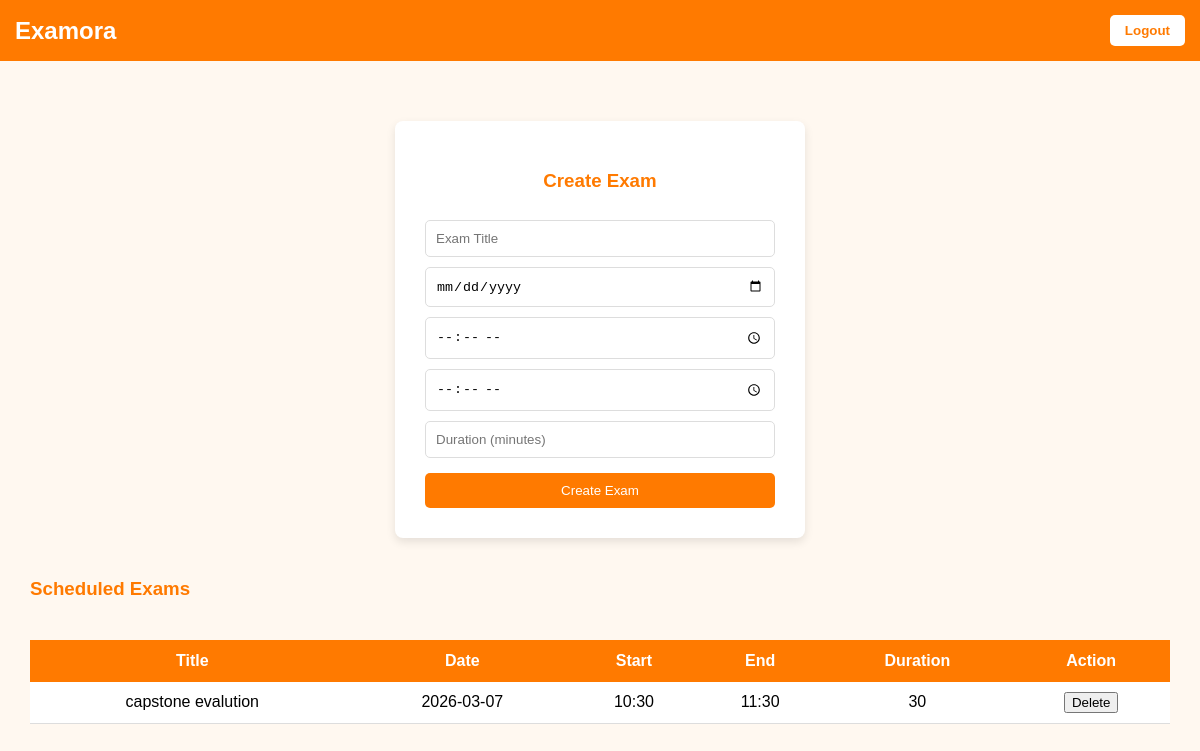
/admin-dashboard (signed in), run on an earlier commit of the app's database.
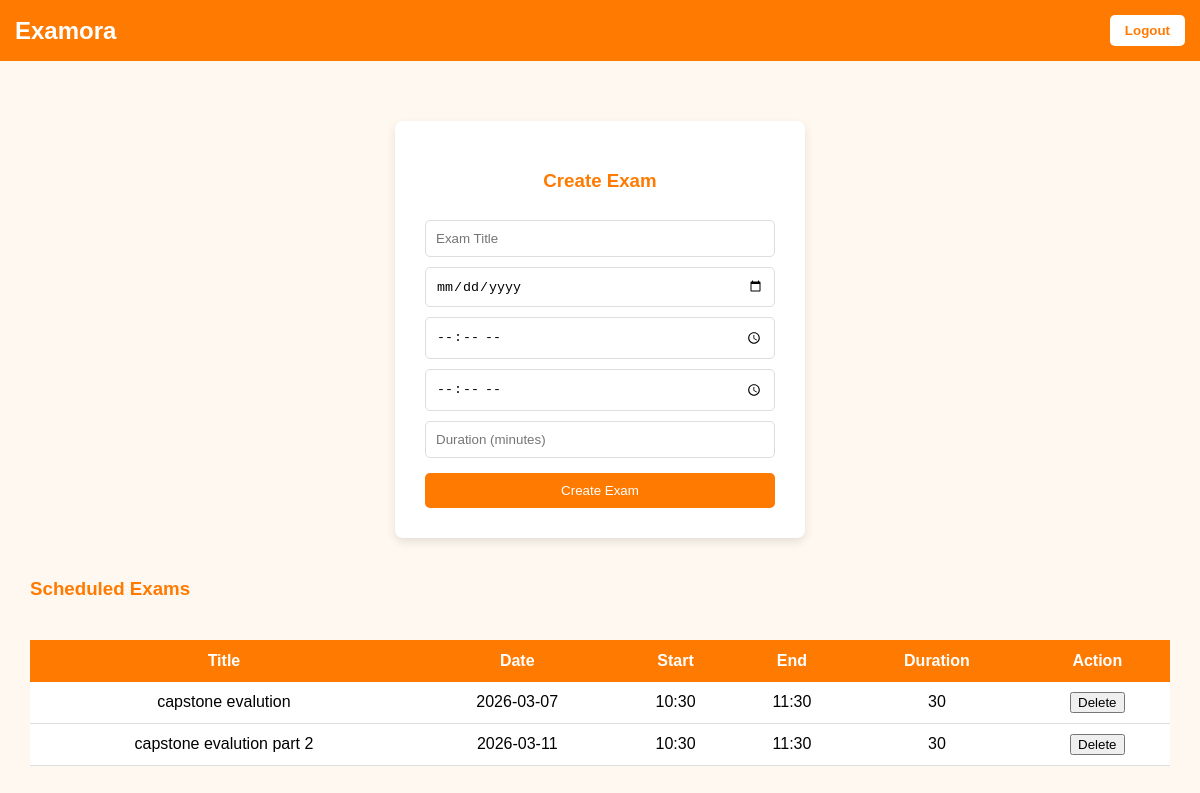
And on a later commit of the database.
### tables this page shows
CREATE TABLE exams (
            id INTEGER PRIMARY KEY AUTOINCREMENT,
            title TEXT NOT NULL,
            exam_date TEXT NOT NULL,
            start_time TEXT NOT NULL,
            end_time TEXT NOT NULL,
            duration INTEGER NOT NULL
        );

### app.py (the view)
@app.route("/admin-dashboard")
def admin_dashboard():
    if session.get("role") != "admin":
        return redirect("/")
    conn = sqlite3.connect("database.db")
    conn.row_factory = sqlite3.Row
    exams = conn.execute("""
        SELECT * FROM exams
        ORDER BY exam_date ASC, start_time ASC
    """).fetchall()
    conn.close()
    return render_template("admin_dashboard.html", exams=exams)

### templates/admin_dashboard.html (shortened to what this page needs)
{% extends "layout.html" %}
{% block body %}
<div class="center-box">
    <div class="card">
        <h3>Create Exam</h3>
        <form action="/create-exam" method="POST">
            <input type="text" name="title" placeholder="Exam Title" required>
            <input type="date" name="exam_date" required>
            <input type="time" name="start_time" required>
            <input type="time" name="end_time" required>
            <input type="number" name="duration" placeholder="Duration (minutes)" required>
            <button type="submit">Create Exam</button>
        </form>
    </div>
</div>
<h3 style="color:#ff7a00;margin-top:40px;">Scheduled Exams</h3>
<table>
    <tr>
        <th>Title</th>
        <th>Date</th>
        <th>Start</th>
        <th>End</th>
        <th>Duration</th>
        <th>Action</th>
    </tr>
    {% for exam in exams %}
    <tr>
        <td>{{ exam.title }}</td>
        <td>{{ exam.exam_date }}</td>
        <td>{{ exam.start_time }}</td>
        <td>{{ exam.end_time }}</td>
        <td>{{ exam.duration }}</td>
        <td>
            <a href="/delete-exam/{{ exam.id }}">
                <button>Delete</button>
            </a>
        </td>
    </tr>
    {% endfor %}
</table>
{% endblock %}

What changed in the data, as far as the page shows it:
added exams: title "capstone evalution part 2", exam_date "2026-03-11", start_time "10:30", end_time "11:30", duration "30"
